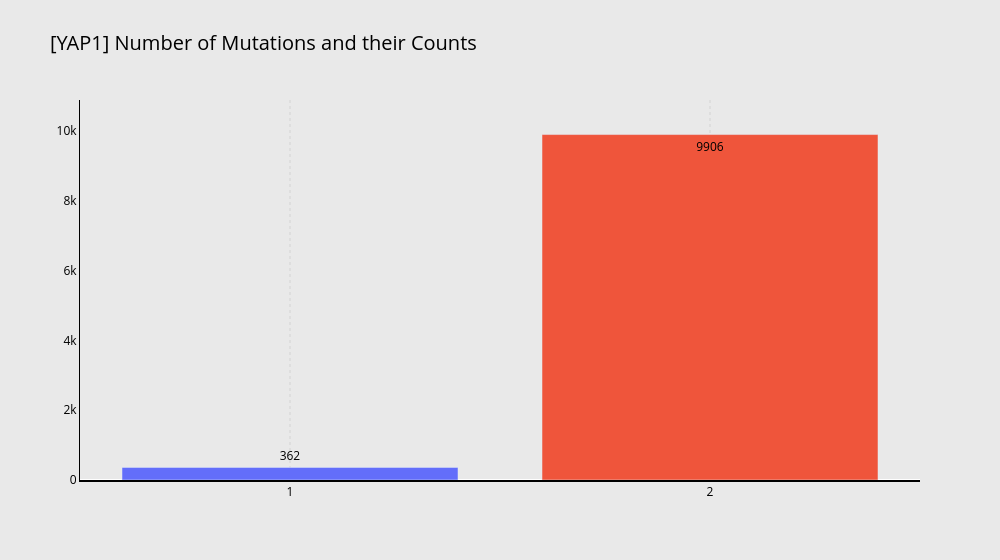

Notebook cell for this chart:
### Code cell
mutation_counts = dict(sorted(mutation_counts.items(), key=lambda x: x[0], reverse=False))

mutation_counts_plt = make_subplots(rows=1, cols=1)
for key in mutation_counts.keys():
    mutation_counts_plt.append_trace(
    go.Bar(x=[key], y=[mutation_counts[key]], text=[mutation_counts[key]], textposition='outside'), row=1,
    col=1)
    mutation_counts_plt.update_layout(
    title_text=f"[{data_set}] Number of Mutations and their Counts",
    title_font=dict(color="black", size=20),
    showlegend=False,
    paper_bgcolor='rgb(233,233,233)',
    plot_bgcolor='rgb(233,233,233)',
    width=1000,
    )

mutation_counts_plt.update_traces(textangle=0, textposition="auto", textfont=dict(size=12, color="black"),
cliponaxis=False)
mutation_counts_plt.update_layout(uniformtext_minsize=10, uniformtext_mode='show')

mutation_counts_plt.update_yaxes(dict(
range=[0, 1.1*max(mutation_counts.values())],
color='black',
showgrid=False,
linecolor='black',
gridcolor='grey',
griddash="dot",
gridwidth=0.5)
)

mutation_counts_plt.update_xaxes(dict(color='black',
showgrid=True,
gridcolor='lightgrey',
griddash="dot",
showline=True,
linecolor='black',
zerolinecolor='black',
linewidth=2,
gridwidth=1,
dtick=1
),
)

### Figure 1 — Plotly figure (JSON) as saved in the notebook; plotly's stock layout.template omitted (floating-point values rounded to 4 significant figures)
{"data": [{"cliponaxis": false, "text": ["362"], "textangle": 0, "textfont": {"color": "black", "size": 12}, "textposition": "auto", "type": "bar", "x": [1], "xaxis": "x", "y": [362], "yaxis": "y"}, {"cliponaxis": false, "text": ["9906"], "textangle": 0, "textfont": {"color": "black", "size": 12}, "textposition": "auto", "type": "bar", "x": [2], "xaxis": "x", "y": [9906], "yaxis": "y"}], "layout": {"paper_bgcolor": "rgb(233,233,233)", "plot_bgcolor": "rgb(233,233,233)", "showlegend": false, "title": {"font": {"color": "black", "size": 20}, "text": "[YAP1] Number of Mutations and their Counts"}, "uniformtext": {"minsize": 10, "mode": "show"}, "width": 1000, "xaxis": {"anchor": "y", "color": "black", "domain": [0, 1], "dtick": 1, "gridcolor": "lightgrey", "griddash": "dot", "gridwidth": 1, "linecolor": "black", "linewidth": 2, "showgrid": true, "showline": true, "zerolinecolor": "black"}, "yaxis": {"anchor": "x", "color": "black", "domain": [0, 1], "gridcolor": "grey", "griddash": "dot", "gridwidth": 0.5, "linecolor": "black", "range": [0, 10900.0], "showgrid": false}}}
